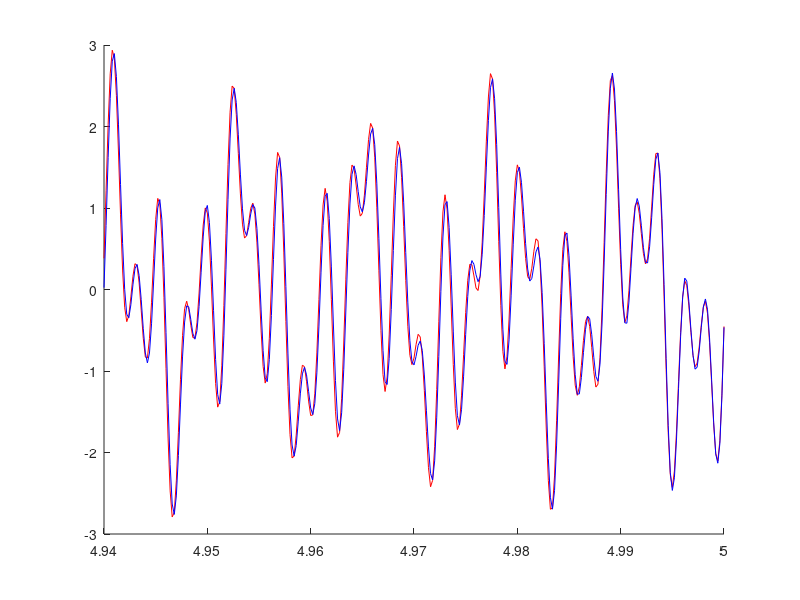

The MATLAB script that drew this image:
load('Procedure_1.mat');
%the code works better if we subset x to remove the last sample.
% x = x(1:end-1);
signal_length = length(x);

%subtract 1 from number of samples to account for t = 0
n_seconds = (signal_length - 1) / fs; %n_seconds = 5

%time vector is from 0 to n_seconds, length = length of x
time_domain = 0:1/fs:n_seconds;

%plot(time_domain, x) % cannot determine Nyquist frequency visually, too high frequency

%take fft
fft_x = fft(x);

%for the fft, index 1 is the dc offset, the max frequency is fs/2
%(nyquist). therefore, the frequency is ind - 1, and the output is
%symmetric around fs/2 + 1. if this value is not an integer,
%then the nyquist frequency is not included in the fft. if it's an integer,
%the nyquist is included, and only included once.
%note that when the signal duration, N/fs, is not 1, the frequencies are
%scaled by fs/N

%i fucking hate matlab. 1-indexing is so annoying to deal with

one_sided_fft = fft_x(1:floor(signal_length/2)+1);
amplitudes = abs(one_sided_fft)/signal_length;

%because we've halved the length of the signal, we need to double the
%amplitude of the non-repeated components. 0 is not repeated, and if the signal
%has an even length, the last value is not repeated, whereas if the signal
%has an odd length, the last value is repeated, hence the use of modulo
amplitudes(2:end-mod(signal_length+1,2)) = 2*amplitudes(2:end-mod(signal_length+1,2));

frequencies=fs/signal_length*(0:length(amplitudes)-1);
%plot(frequencies, amplitudes);

angles = angle(one_sided_fft);

%to recreate the signal, we use the values that exceed a given amplitude
%threshold:
threshold = 0.001;
amplitudes_filtered = amplitudes(amplitudes > threshold);
frequencies_filtered = frequencies(amplitudes > threshold);
angles_filtered = angles(amplitudes > threshold);

recreation = zeros(1, length(x));
for i = 1:length(amplitudes_filtered)
    recreation = recreation+amplitudes_filtered(i)*cos(2*pi*frequencies_filtered(i)*time_domain+angles_filtered(i));
end

%for whatever reason the recreation is offset by like half a sample. i
%think this is an artifact caused by there being an odd number of samples
%to deal with this, we can try:
x_offset = x(2:end);
x_combine = x(1:end-1) + x_offset;
x_combine = x_combine/2;

hold on
plot(time_domain(end-300:end), recreation(end-300:end), 'r')
plot(time_domain(end-300:end), x_combine(end-300:end), 'b')

%plotting the two signals seems to suggest we're pretty close. there's a
%few artifacts but overall looks reasonably correct.
%this is unnecessary if we subset x to remove the last sample, justifying
%our assumption that it's due to having an odd number of samples



